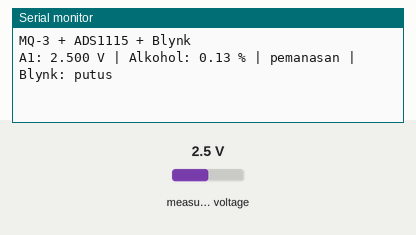
The sketch below on a simulated ESP32. Shown: the last lines printed to the serial monitor. The inputs (shaded band) are chosen by the test bench; at power-on: measured voltage 2.5 V. WiFi joins after 1.5 s; servers stay silent unless stated.

Above: at 1.8 s.
1.9 s: measured voltage set to 0.1 V
At 2.6 s:
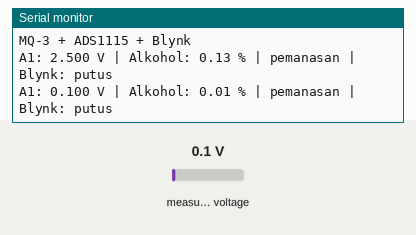
3.4 s: measured voltage set to 1.2 V
At 6.8 s:
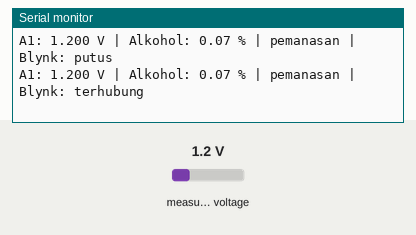
Timing chart, 0 to 8.3 s (numbered marks = the images above; inputs shaded):
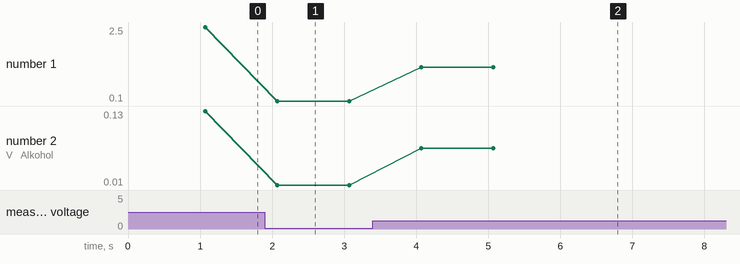

Measured:
- after the input at 1.9 s, the serial monitor: prints a new line after 0.17 s (image 1)
- after the input at 3.4 s, the serial monitor: prints a new line after 0.67 s (image 2)
- plotted number 1: 2.5 → 0.1 after the input at 1.9 s, 0.1 → 1.2 after the input at 3.4 s
- plotted number 2: 0.13 → 0.01 after the input at 1.9 s, 0.01 → 0.07 after the input at 3.4 s

The sketch:

MQ-3_Alcohol.ino
```cpp
#define BLYNK_TEMPLATE_ID   "TMPL67xygaeIS"
#define BLYNK_TEMPLATE_NAME "Kadar Alkohol"
#define BLYNK_AUTH_TOKEN    "Lp5IJFX45XmULnC5OawVb6sDahxpjiiy"

#include <WiFi.h>
#include <Wire.h>
#include <Adafruit_ADS1X15.h>
#include <BlynkSimpleEsp32_SSL.h>

const char* ssid     = "Kos Pria Tampan";
const char* password = "kosanpriatampan03";

const int     SDA_PIN     = 21;
const int     SCL_PIN     = 22;
const uint8_t ADS_ADDRESS = 0x48;
const uint8_t MQ3_CHANNEL = 1;
const float MQ3_SCALE     = 1.0;
const float SENSOR_SUPPLY = 5.0;
const float MQ3_SLOPE  = 0.0501;
const float MQ3_OFFSET = 0.008;
const int   AVG_SAMPLES = 8;
const unsigned long READ_INTERVAL = 1000;
const unsigned long LINK_INTERVAL = 5000;
const unsigned long MQ3_WARMUP    = 300000UL;

#define VPIN_ALKOHOL V2

Adafruit_ADS1115 ads;
BlynkTimer timer;
bool adsReady = false;

bool i2cAvailable() {
  Wire.beginTransmission(ADS_ADDRESS);
  return Wire.endTransmission() == 0;
}

bool startADS() {
  if (!i2cAvailable()) return false;
  if (!ads.begin(ADS_ADDRESS)) return false;
  ads.setGain(GAIN_TWOTHIRDS);
  ads.setDataRate(RATE_ADS1115_128SPS);
  return true;
}
float readMQ3Voltage() {
  if (!adsReady || !i2cAvailable()) { adsReady = false; return NAN; }
  float sum = 0;
  int count = 0;
  for (int i = 0; i < AVG_SAMPLES; i++) {
    int16_t raw = ads.readADC_SingleEnded(MQ3_CHANNEL);
    if (!i2cAvailable()) { adsReady = false; return NAN; }
    float v = ads.computeVolts(raw);
    if (v >= 0) { sum += v; count++; }
  }
  if (count < AVG_SAMPLES / 2) return NAN;
  float volts = (sum / count) * MQ3_SCALE;
  if (volts <= 0.01f || volts >= SENSOR_SUPPLY - 0.01f) return NAN;
  return volts;
}

void readAndSend() {
  float volts = readMQ3Voltage();
  if (isnan(volts)) {
    Serial.println("MQ-3 tidak valid. Cek ADS1115 dan kabel AO ke A1.");
    return;
  }

  float alkohol = MQ3_SLOPE * volts + MQ3_OFFSET;
  alkohol = constrain(alkohol, 0.0f, 100.0f);
  bool warm = millis() >= MQ3_WARMUP;

  Serial.printf("A1: %.3f V | Alkohol: %.2f %% | %s | Blynk: %s\n",
                volts, alkohol, warm ? "siap" : "pemanasan",
                Blynk.connected() ? "terhubung" : "putus");

  if (Blynk.connected()) Blynk.virtualWrite(VPIN_ALKOHOL, alkohol);
}
void keepLinks() {
  if (WiFi.status() != WL_CONNECTED) {
    WiFi.reconnect();
  } else if (!Blynk.connected()) {
    Blynk.connect(2000);
  }
  if (!adsReady) {
    adsReady = startADS();
    if (adsReady) Serial.println("ADS1115 terdeteksi.");
  }
}

void setup() {
  Serial.begin(115200);
  Serial.println("MQ-3 + ADS1115 + Blynk");

  Wire.begin(SDA_PIN, SCL_PIN);
  Wire.setClock(100000);
  Wire.setTimeOut(20);

  adsReady = startADS();
  if (!adsReady) Serial.println("ADS1115 tidak terdeteksi. Periksa I2C.");

  WiFi.mode(WIFI_STA);
  WiFi.begin(ssid, password);
  Blynk.config(BLYNK_AUTH_TOKEN);

  timer.setInterval(READ_INTERVAL, readAndSend);
  timer.setInterval(LINK_INTERVAL, keepLinks);
}

void loop() {
  if (WiFi.status() == WL_CONNECTED && Blynk.connected()) Blynk.run();
  timer.run();
}
```
